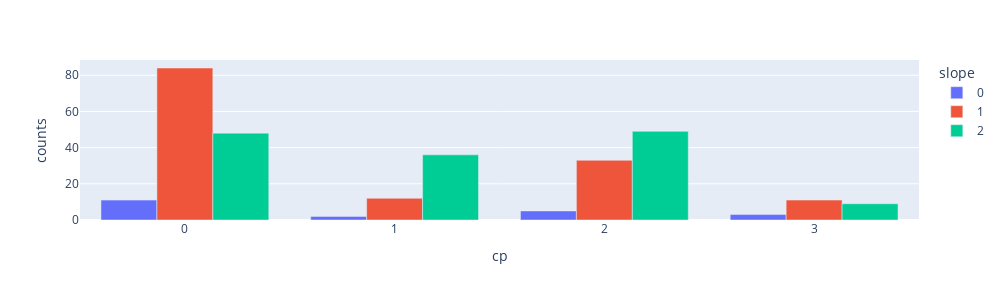

The cell this chart's notebook holds for it:
### Markdown cell above
`Following code doesn't give the expected result`

### Code cell
import plotly.express as px

def generate_rating_df1(df):
    if 'id' not in df.columns: rating_df = df.insert(0, 'id', range(1, len(df) + 1))
    else: rating_df = df
    rating_df['cp'] = rating_df['cp'].astype(str)
    rating_df['slope'] = rating_df['slope'].astype(str)
    rating_df = rating_df.groupby(['cp', 'slope']).agg({'id': 'count'}).reset_index()
    rating_df = rating_df[rating_df['id'] != 0]
    rating_df.columns = ['cp', 'slope', 'counts']
    rating_df = rating_df.sort_values('slope')
    return rating_df

rating_df = generate_rating_df1(df)
fig = px.bar(rating_df, x='cp', y='counts', color='slope')
fig.update_traces(textposition='auto', textfont_size=14)
fig.update_layout(width=1000, height=300, barmode='group')
fig.show()

### Figure 1 — Plotly figure (JSON) as saved in the notebook; plotly's stock layout.template omitted (floating-point values rounded to 4 significant figures)
{"data": [{"alignmentgroup": "True", "hovertemplate": "slope=0<br>cp=%{x}<br>counts=%{y}<extra></extra>", "legendgroup": "0", "marker": {"color": "#636efa", "pattern": {"shape": ""}}, "name": "0", "offsetgroup": "0", "orientation": "v", "showlegend": true, "textfont": {"size": 14}, "textposition": "auto", "type": "bar", "x": ["0", "1", "2", "3"], "xaxis": "x", "y": [11, 2, 5, 3], "yaxis": "y"}, {"alignmentgroup": "True", "hovertemplate": "slope=1<br>cp=%{x}<br>counts=%{y}<extra></extra>", "legendgroup": "1", "marker": {"color": "#EF553B", "pattern": {"shape": ""}}, "name": "1", "offsetgroup": "1", "orientation": "v", "showlegend": true, "textfont": {"size": 14}, "textposition": "auto", "type": "bar", "x": ["0", "1", "2", "3"], "xaxis": "x", "y": [84, 12, 33, 11], "yaxis": "y"}, {"alignmentgroup": "True", "hovertemplate": "slope=2<br>cp=%{x}<br>counts=%{y}<extra></extra>", "legendgroup": "2", "marker": {"color": "#00cc96", "pattern": {"shape": ""}}, "name": "2", "offsetgroup": "2", "orientation": "v", "showlegend": true, "textfont": {"size": 14}, "textposition": "auto", "type": "bar", "x": ["0", "1", "2", "3"], "xaxis": "x", "y": [48, 36, 49, 9], "yaxis": "y"}], "layout": {"barmode": "group", "height": 300, "legend": {"title": {"text": "slope"}, "tracegroupgap": 0}, "margin": {"t": 60}, "width": 1000, "xaxis": {"anchor": "y", "domain": [0, 1], "title": {"text": "cp"}}, "yaxis": {"anchor": "x", "domain": [0, 1], "title": {"text": "counts"}}}}
